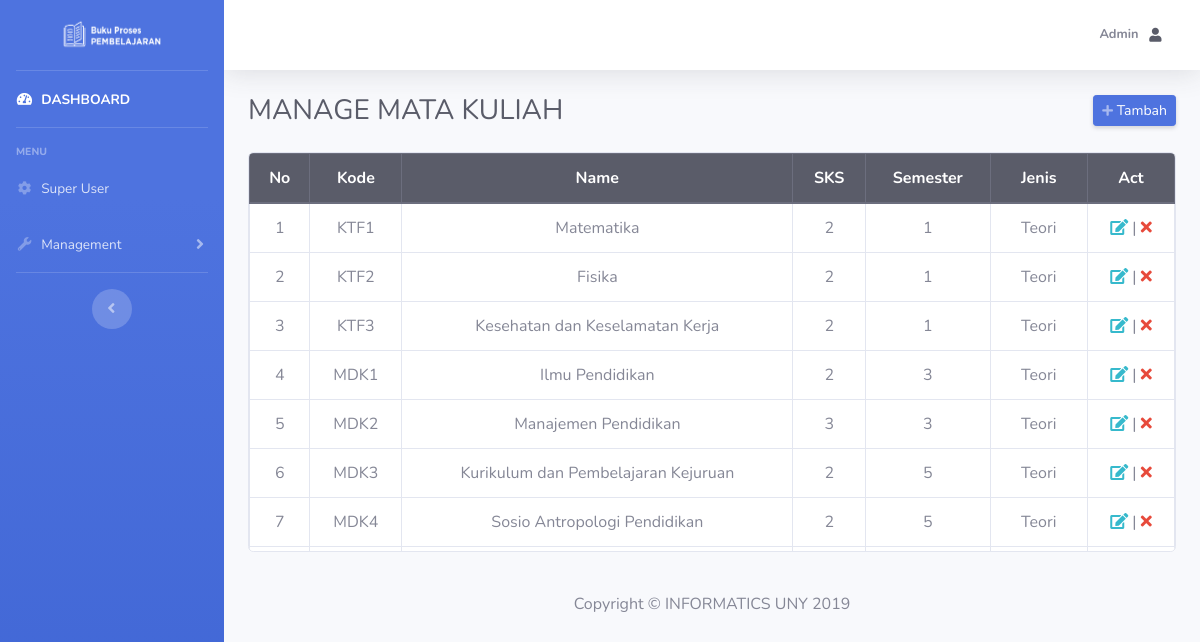
Page /admin/index.php?page=manage_mk (signed in) on the committed database.
### tables this page shows
CREATE TABLE `matkul` (
  `id` varchar(6) NOT NULL,
  `name` varchar(50) DEFAULT NULL,
  `sks` int(3) DEFAULT NULL,
  `semester` int(2) DEFAULT NULL,
  `jenis` varchar(25) DEFAULT NULL
);

### admin/manage_mk.php (the view, shortened to what this page needs)
<table class="table table-hover table-bordered">
    <thead align="center" class="thead-dark">
        <tr>
            <th scope="col">No</th>
            <th scope="col">Kode</th>
            <th scope="col">Name</th>
            <th scope="col">SKS</th>
            <th scope="col">Semester</th>
            <th scope="col">Jenis</th>
            <th scope="col">Act</th>
        </tr>
    </thead>
    <tbody align="center">
        <?php
        $sql = "SELECT * FROM `matkul`";
        $result = $connect->query($sql);
        if ($result->num_rows > 0) {
            $no = 1;
            while ($row = $result->fetch_assoc()) {
                echo "<tr>";
                echo "<td>" . $no . "</td>";
                echo "<td>" . $row['id'] . "</td>";
                echo "<td>" . $row['name'] . "</td>";
                echo "<td>" . $row['sks'] . "</td>";
                echo "<td>" . $row['semester'] . "</td>";
                echo "<td>" . $row['jenis'] . "</td>";
                $id = $row['id'];
                echo "<td><a href=\"index.php?page=edit_mk&id=$id\" class=\"text-info\"><i class=\"fas fa-edit\"></i></a><span> | </span> <a href=\"../backend/process.php?op=deleteMk&id=$id\" class=\"text-danger\"><i class=\"fas fa-times\"></i></a></td>";
                echo "</tr>";
                $no++;
            }
        } else {
            echo "<tr>";
            echo "<td colspan=\"9\"> No more data </td>";
            echo "</tr>";
        }
        ?>
    </tbody>
</table>

### rows in the picture
matkul: id "KTF1", name "Matematika", sks "2", semester "1", jenis "Teori"
matkul: id "KTF2", name "Fisika", sks "2", semester "1", jenis "Teori"
matkul: id "KTF3", name "Kesehatan dan Keselamatan Kerja", sks "2", semester "1", jenis "Teori"
matkul: id "MDK1", name "Ilmu Pendidikan", sks "2", semester "3", jenis "Teori"
matkul: id "MDK2", name "Manajemen Pendidikan", sks "3", semester "3", jenis "Teori"
matkul: id "MDK3", name "Kurikulum dan Pembelajaran Kejuruan", sks "2", semester "5", jenis "Teori"
matkul: id "MDK4", name "Sosio Antropologi Pendidikan", sks "2", semester "5", jenis "Teori"

### other values in the picture
$name "Admin"
$titledash "MANAGE MATA KULIAH"
